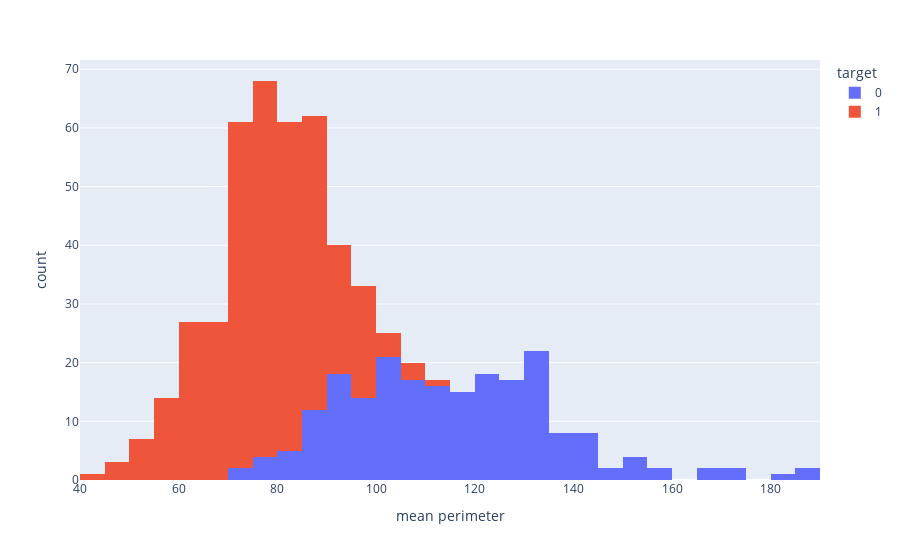

Write notebook code for a chart like this one.
### Markdown cell above
- **Plot the histogram for the mean perimeter for each of the class independantly**

### Code cell
fig = px.histogram(cancer_df, x='mean perimeter', color='target', nbins=60)
fig.show()

### Figure 1 — Plotly figure (JSON) as saved in the notebook; plotly's stock layout.template omitted (floating-point values rounded to 4 significant figures; data arrays with more than 128 entries replaced by an {"elided": "..."} marker saying what was removed)
{"data": [{"alignmentgroup": "True", "bingroup": "x", "hovertemplate": "target=0<br>mean perimeter=%{x}<br>count=%{y}<extra></extra>", "legendgroup": "0", "marker": {"color": "#636efa", "pattern": {"shape": ""}}, "name": "0", "nbinsx": 60, "offsetgroup": "0", "orientation": "v", "showlegend": true, "type": "histogram", "x": {"elided": "212 float values"}, "xaxis": "x", "yaxis": "y"}, {"alignmentgroup": "True", "bingroup": "x", "hovertemplate": "target=1<br>mean perimeter=%{x}<br>count=%{y}<extra></extra>", "legendgroup": "1", "marker": {"color": "#EF553B", "pattern": {"shape": ""}}, "name": "1", "nbinsx": 60, "offsetgroup": "1", "orientation": "v", "showlegend": true, "type": "histogram", "x": {"elided": "357 float values"}, "xaxis": "x", "yaxis": "y"}], "layout": {"autosize": true, "barmode": "relative", "legend": {"title": {"text": "target"}, "tracegroupgap": 0}, "margin": {"t": 60}, "xaxis": {"anchor": "y", "autorange": true, "domain": [0, 1], "range": [40, 190], "title": {"text": "mean perimeter"}, "type": "linear"}, "yaxis": {"anchor": "x", "autorange": true, "domain": [0, 1], "range": [0, 71.58], "title": {"text": "count"}}}}
